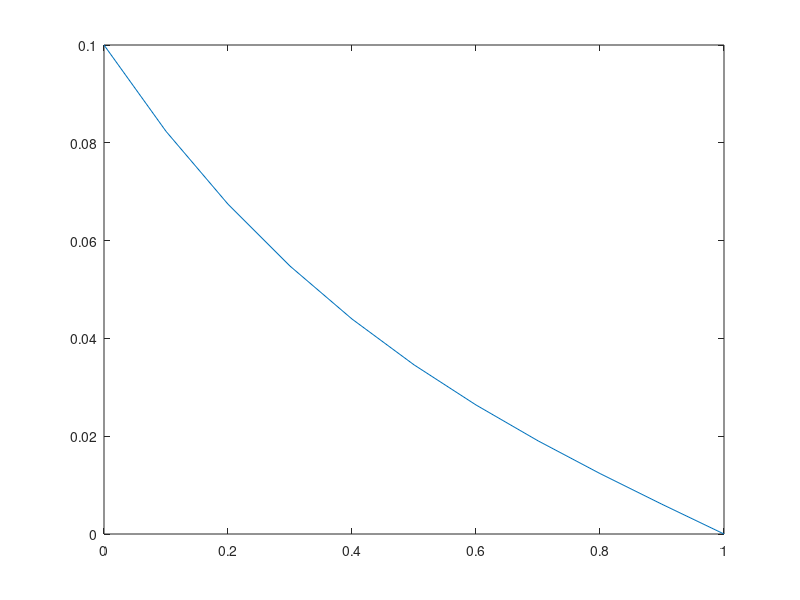

Recreate this plot in MATLAB.
% bvp.m  - A file to compute the solution to a second-order boundary value
% problem.
% this code assumes that the bvp takes the form
%
%               D * d^2c/dx^2 - alpha * c = 0
%
% this kind of problem occurs in all kinds of science and engineering
% applications.  exammples include contiminant transport in soils,
% atmosphere-soil gas transport, chromatography, etc.  often both
% a "convection" term would also be included in the
% transport equation, depending upon the application.  for now, we will
% examine only diffusion and reaction with Dirichlet (specified 
% concentration) boundary conditions.
%
% the discretization of this problem is simple.  starting with the
% governing equation, substitute the centered-difference algebraic 
% approximation of the second-order derivative.
%
%      D (c(i-1)- 2 c(i) + c(i+1))/(deltx^2) - alpha * c(i)  = 0 
%
% (where here D is the diffusion coefficient, c is the concentration,
% alpha is the reaction rate coefficient, and deltx is the grid spacing). 
%
% Putting this in linear form (i.e., combining terms) gives
%
%         -c(i-1) + (2+alpha*deltx^2/D)* c(i) - c(i+1) = 0
%
% this represents our "recurrence relation" for constructing the matrix
% of equations that represents the algebraic decompostion of the original 
% differential equation.
%
% for the recurrence relation, we multiplied through by -1; the reason for this is that we would
% like the center term to be positive (so it will be positive when we finish
% inverting the matrix).  
%
% the first and last rows of the matrix are a little different...  For the 
% first row we get
%
%        -c(1) + (2+alpha*deltx^2/D)* c(2) - c(3) = 0
%
% however, because c(1) is known (it is the left-hand-side boundary
% condition), then we need to put it on the right-hand side of the equation
%
%           (2+alpha*deltx^2/D)* c(2) - c(3) = c(1)
%
% similarly, for the last row:
%
%         -c(n-2) + (2+alpha*deltx^2/D) * c(n-1)  = c(n)
%
% now, with this information in hand, we can see that our linear system
% looks like:
%
%            M . x  =   b
%
% where M is a tri-diagonal matrix (n-2 by n-2), x is the vector of n-2
% unknowns, and b is the vecotor of sources (the right-hand side).
%
% except for the first and last rows of this matrix, every row looks
% like
%
% .... 0    0     -1     (2+alpha*deltx^2/D)      -1      0     0 ....
%
% and, the vector of the right hand side looks like  
%
%              b=[c(1)  0   0   ... 0   0    c(n)]'
%
% one last thing... about notation.  we have np segments, with n = np+1
% nodes.  but, we only need to compute the values for the *interior* nodes;
% we already know the values on the boundaries.  so, here is how we will
% number the nodes.  for 5 partitions (6 nodes total) the numbering will be
%
%   |-----|-----|-----|-----|-----|-----|
%   1     2     3     4     5     6     7
%         1     2   ....         nm        <--- Position in array stored in MATLAB
%
% where nm is the dimension of the matrix.  For a 7 node problem, the
% arrays would look like
%
%
%   |f1     g1      0       0       0||x1|        |b1|
%   |e2     f2      g2      0       0||x2|        |b2|
%   |0      e3      f3      g3      0||x3|   =    |b3|
%   |0      0       e4      f4     g4||x4|        |b4|
%   |0      0       0       e5     f5||x5|        |b5|
%
%
% so, let's make the matrix.  here goes...
%
%
clc;
clf;
D = 1.5e-6; % D in m^2/day -- value typical for dissolved ionic species in water (1x10^-9 m^2/s)
alpha=5e-6                         % alpha in (days)^-1
L = 1;                            % domain length in meters
c0 = 0.1;                             % the left-hand side boundary condition
cn = 0.0;                           % the right-hand side boundary condition
np = 10  % number of partitions
n = np+1                            % number of nodes
nm = n-2                            % number of *internal* nodes
dx = L/np                           % size of partitions, in m
dx2 = dx * dx;                      % square the size once so you don't have to do it again!
M = zeros(nm,nm);                   % initialize the array
b = zeros(nm,1);                    % initialize the b column vector; remember, this vector is an nm x 1 array in MATLAB
%
M(1,1) = (2+alpha*dx2/D);           % the first row is special
M(1,2) = -1;                        % the first row is special
%
M(nm,nm-1) = -1;                    % so is the last row
M(nm,nm) = (2+alpha*dx2/D);         % so is the last row
%
b(1) = c0;                          % first value in the b vector
b(nm) = cn;                         % last value in the b vector; the rest are zeros
%
% now make a nice loop to fill in the rest...
for k=2:1:nm-1                      % loop over the rows of the array (nm x nm)
    M(k,k-1) = -1;                  % set the subdiagonal value
    M(k,k) = (2+alpha*dx2/D);       % set the diagonal value 
    M(k,k+1) = -1;                  % set the subdiagonal value
end
display(M)
display(b)
%
c = M\b                             % solve the system of equations using MATLAB's built-in solver
                                    % NOTE: The backslash notation is a *second* way of inverting M (instead of
                                    % inv(M))!
% 
% Now, make a new array that also includes the boundary concentrations for
% plotting purposes.
% I will do this by making a new, bigger array, and puttin the two
% BCs in the first and last position.  Then I will fill in the rest of the array
% with the solution values.
%
c2 =zeros(n,1);                     % initialize the vector
c2(1) = c0;                         % set the left boundary value
c2(n) = cn;                         % set the right boundary value
for k = 2:1:n-1                     % loop over the rest of the values in the vector
    c2(k)=c(k-1);                   % fill the vector with the correct value from c
end
%
%display(c2)
xx = linspace(0,L,n);               % make n evenly-spaced node location values between 0 and L
plot(xx,c2)



%
% we wasted lots of space by filling in the array with a bunch of zeros.
% plus we relied on MATLAB's built in array inverting capabilities, which
% is totally wussy.  Later, we will use our own routine to do the inversion!
%
